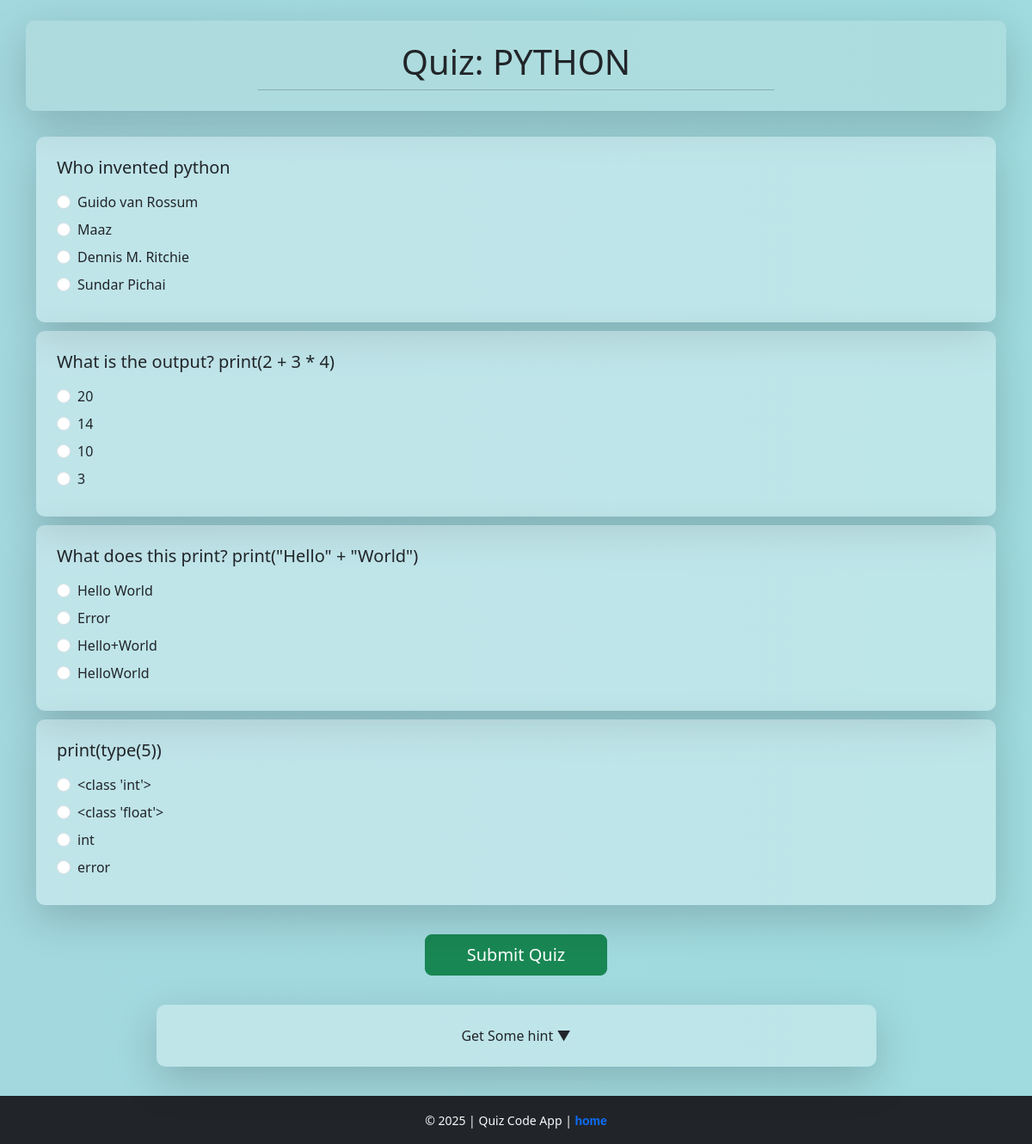
/quiz/39, run on the app's committed database.
### Quizapp/models.py (models this page shows, shortened)
class Subject(models.Model):
    name = models.CharField(max_length=100)
    q_hint_text = models.CharField(max_length=500, default="No hint available")

class Question(models.Model):
    subject = models.ForeignKey(Subject,on_delete=models.CASCADE)
    question_text  = models.CharField(max_length=300)
    option1  = models.CharField(max_length=100)
    option2  = models.CharField(max_length=100)
    option3  = models.CharField(max_length=100)
    option4  = models.CharField(max_length=100)
    correct_option  = models.IntegerField(choices=[(1,'Option1'),(2,'Option2'),(3,'Option3'),(4,'Option4'),])

### Quizapp/views.py (the view, shortened to what this page needs)
# urls.py: path('quiz/<int:subject_id>', views.quiz,name='quiz'),
def quiz(request,subject_id):
    subject  = get_object_or_404(Subject,pk=subject_id)
    questions = Question.objects.filter(subject=subject)
    hint = subject.q_hint_text
    return render(request,'quiz.html',{'sub':subject,'ques':questions,'hint':hint})

### templates/quiz.html (shortened to what this page needs)
{% extends "base.html" %}
{% block body %}
<main>
  <div class="text-center text-dark p-4 container mt-4 shadow-lg"
    style="background-color:rgba(250, 235, 215, 0.132);border-radius:10px;margin-bottom: 30px;">
    <h1>Quiz: {{sub.name}}</h1>
    <hr style="width: 600px; margin: 0 auto;">
  </div>
  <form action="{% url 'quiz' subject_id=sub.id %}" method="post">
    {% for i in ques %}
    <div class="container mb-0 mt-0" style="padding-bottom: 10px;">
      <div class="card question-cardd p-4 shadow-lg"
      style="background-color:rgba(255, 255, 255, 0.315);
      border:0px;
      box-shadow: 0 4px 20px rgba(44, 43, 43, 0.3);border-radius:10px">
        <h5 class="mb-3">{{ i.question_text }}</h5>
        <div class="form-check mb-2">
          <input class="form-check-input" required type="radio" name="{{ i.id }}" value="1" id="q{{ i.id }}-1">
          <label class="form-check-label" for="q{{ i.id }}-1">{{ i.option1 }}</label>
        </div>
        <div class="form-check mb-2">
          <input class="form-check-input" required type="radio" name="{{ i.id }}" value="2" id="q{{ i.id }}-2">
          <label class="form-check-label" for="q{{ i.id }}-2">{{ i.option2 }}</label>
        </div>
        <div class="form-check mb-2">
          <input class="form-check-input" required type="radio" name="{{ i.id }}" value="3" id="q{{ i.id }}-3">
          <label class="form-check-label" for="q{{ i.id }}-3">{{ i.option3 }}</label>
        </div>
        <div class="form-check mb-2">
          <input class="form-check-input" required type="radio" name="{{ i.id }}" value="4" id="q{{ i.id }}-4">
          <label class="form-check-label" for="q{{ i.id }}-4">{{ i.option4 }}</label>
        </div>
      </div>
    </div>
    {% endfor %}
    <div class="text-center mt-4">
      <button type="submit" class="btn btn-success btn-lg px-5">Submit Quiz</button>
    </div>
  </form>
  <br>
  <div class="container mb-0 mt-0 d-flex justify-content-center" style="padding-bottom: 10px;padding-top: 10px;">
    <div class="card question-cardd p-4 shadow-lg w-75" style="background-color:rgba(255, 255, 255, 0.315);
      border:0px;
      box-shadow: 0 4px 20px rgba(44, 43, 43, 0.3);border-radius:10px">
      <details>
        <summary class="d-flex justify-content-center">Get Some hint ▼</summary>
        <br><br>
      </details>
    </div>
</main>
{% endblock body %}

### templates/quiz.html (style rules this page uses)
.question-cardd { transition: transform 0.3s, box-shadow 0.3s; }
body { margin: 0; background: linear-gradient(270deg, #ee097868, #06beb56e, #48b1bf81); background-size: 800% 800%; animation: gradientMove 12s ease infinite; min-height: 100vh; display: flex; flex-direction: column; }

### templates/footer.html (style rules this page uses)
main { flex: 1; }
body { margin: 0; display: flex; flex-direction: column; min-height: 100vh; }

### data on the page
Subject: name "PYTHON"
Question: question_text "Who invented python", option1 "Guido van Rossum", option2 "Maaz", option3 "Dennis M. Ritchie", option4 "Sundar Pichai"
Question: question_text "What is the output? print(2 + 3 * 4)", option1 "20", option2 "14", option3 "10", option4 "3"
Question: question_text "What does this print? print(\"Hello\" + \"World\")", option1 "Hello World", option2 "Error", option3 "Hello+World", option4 "HelloWorld"
Question: question_text "print(type(5))", option1 "<class 'int'>", option2 "<class 'float'>", option3 "int", option4 "error"
